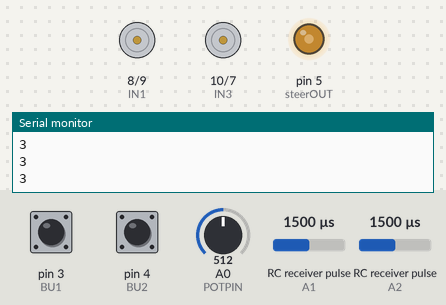
Simulated run of this sketch. Board: Arduino Uno, built with avr-gcc and run on an emulated ATmega328P. Parts: motor-driver pin pairs drawn as motors (green arrow = first pin HIGH = forward, orange = second pin HIGH = backward, longer = more drive, scaled by the enable pin), output pins drawn as LEDs (lit = HIGH), the last lines printed to the serial monitor. Wiring (inferred from the names in the program): 2 × RC receiver channel: data A1 / data A2. Inputs (shaded band) come from the test bench; at power-on: RC receiver pulse (sensors on A2, A1) 1500 µs, pin 3 (BU1) HIGH, pin 4 (BU2) HIGH, A0 (POTPIN) = 512.

Above: at 1.2 s.
1.3 s: RC receiver pulse (sensor on A2) set to 1416 µs
2.8 s: RC receiver pulse (sensor on A2) set to 1386 µs
At 3.8 s:
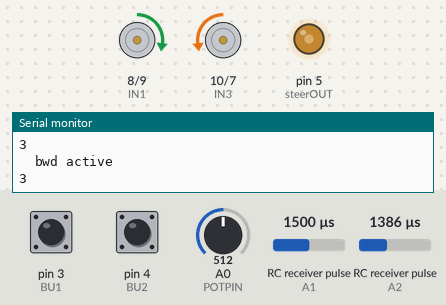
4.3 s: RC receiver pulse (sensor on A1) set to 1482 µs
5.8 s: RC receiver pulse (sensor on A1) set to 1456 µs
At 7.0 s:
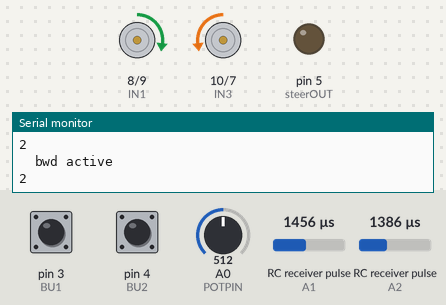
7.3 s: RC receiver pulse (sensor on A2) set to 1500 µs
At 7.6 s:
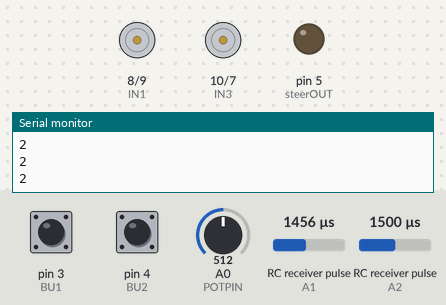
8.8 s: RC receiver pulse (sensor on A1) set to 1500 µs
At 9.5 s:
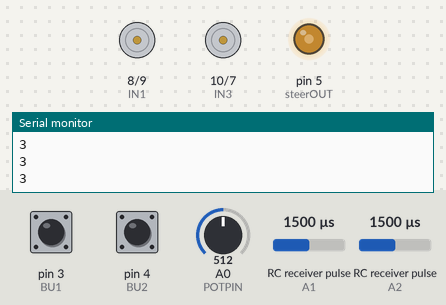
Timing chart, 0 to 11.3 s (numbered marks = the images above; inputs shaded):
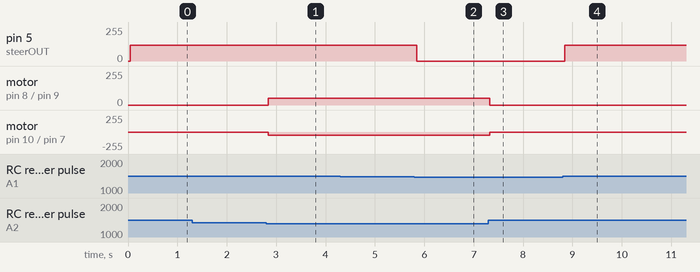

Measured:
- the behaviour switches between 1399 and 1398 µs on RC receiver pulse (sensor on A2) (found by bisection; images 0 and 1)
- the behaviour switches between 1469 and 1468 µs on RC receiver pulse (sensor on A1) (found by bisection; images 1 and 2)
- after the input at 2.8 s, motor on pin 8 (IN1) / pin 9 (IN2): stopped → forward 50/255 at once; motor on pin 10 (IN3) / pin 7 (IN4): stopped → backward 50/255 at once
- after the input at 5.8 s, pin 5 (steerOUT): 120/255 → 0/255 at once
- after the input at 7.3 s, motor on pin 8 (IN1) / pin 9 (IN2): forward 50/255 → stopped at once; motor on pin 10 (IN3) / pin 7 (IN4): backward 50/255 → stopped at once
- after the input at 8.8 s, pin 5 (steerOUT): 0/255 → 120/255 at once

The sketch:

ProtoV2.ino
```cpp
/*

  M1:
  IN1 = 8, IN2 = 9
  EN1 = 6
  M2:
  EN2 = 11
  IN3 = 10, IN4 = 7
*/

//M1:
#define IN1 8
#define IN2 9
#define EN1 6

//M2:
#define IN3 10
#define IN4 7
#define EN2 11

#define BU1 3
#define BU2 4

#define FORWARD 1
#define BACKWARD 2

#define CH1 A1
#define CH2 A2
#define POTPIN A0

#define steerOUT 5


int speed = 50;

int ch1;
int ch2;

boolean Bu1 = digitalRead(BU1);
boolean Bu2 = digitalRead(BU2);

int steerval;    // variable to read the value from the analog pin

void change_direc (bool direct) {
  if ((direct == HIGH || direct == LOW)) {

    digitalWrite(IN1, !direct);
    digitalWrite(IN2, direct);
    digitalWrite(IN3, direct);
    digitalWrite(IN4, !direct);
  }
}


void run_motors (int speed, int direc) {
  analogWrite(EN1, speed);
  analogWrite(EN2, speed);

  if (direc == 1) {
    Serial.println("  fwd active  ");
    change_direc(HIGH); //forward
  }

  else if (direc == 2) {
    Serial.println("  bwd active  ");
    change_direc(LOW); //backward

  }
}

void motor_off () {
  analogWrite(EN1, 0);
  analogWrite(EN2, 0);
}

void setup() {
  Serial.begin(115200); // Pour a bowl of Serial

  pinMode(IN1, OUTPUT);
  pinMode(IN2, OUTPUT);
  pinMode(EN1, OUTPUT);

  pinMode(IN3, OUTPUT);
  pinMode(IN4, OUTPUT);
  pinMode(EN2, OUTPUT);

  pinMode(CH1, INPUT);
  pinMode(CH2, INPUT);

  pinMode(BU1, INPUT_PULLUP);
  pinMode(BU2, INPUT_PULLUP);

  pinMode(steerOUT, OUTPUT);

}

void loop() {

  ch1 = pulseIn(CH1, HIGH, 25000);
  delay(12);  ch2 = pulseIn(CH2, HIGH, 25000);

  int steermap = map((analogRead(POTPIN)), 0, 1023, 0, 180); // scale it to use it with the servo (value between 0 and 180)
  steerval = analogRead(POTPIN);
  //  Serial.print("Bu1:");Serial.print(Bu1);
  //  Serial.print("  Bu2:");Serial.println(Bu2);

  //    Serial.print("Chan 1:"); Serial.println(ch1);
  //  Serial.print("  Chan 2:"); Serial.println(ch2);
  //  Serial.print("angle"); Serial.println(steerval);

  if (ch2 > 2010) {
    run_motors(speed, FORWARD);
  }
  else if (ch2 < 1400 and ch2 != 0) {
    run_motors(speed, BACKWARD);
  }
  else if ( (Bu1 == LOW) and (Bu2 == HIGH) ) { // run fwd
    run_motors(speed, FORWARD);
  }


  else if ( (Bu2 == LOW) and (Bu1 == HIGH) ) { // run back
    run_motors(speed, BACKWARD);
  }

  else { //run idle
    motor_off();
  }

  int d = 3;


  if (ch1 > 2000) {
    analogWrite(steerOUT, 255);
    d = 1;
    //Serial.println("1");
  }
  else if (ch1 < 1470 /*and ch1 != 0*/) {
    analogWrite(steerOUT, 0);
    d = 2;
    //Serial.println("2");
  }
  //else {
  //analogWrite(steerOUT, 120);
  //Serial.println("3");
  //}
  else {
    analogWrite(steerOUT, 120);
  }
  Serial.println(d);


  //  else if ((steermap < 70 or steermap > 120) and ((ch1 > 1677) or (ch1 < 1725))) {
  //    if (steerval > 700) {
  //      analogWrite(steerOUT, 255);
  //      Serial.println("1_____");
  //    }
  //    else if (steerval < 300) {
  //      analogWrite(steerOUT, 0);
  //      Serial.println("2_____");
  //    }
  //    else {
  //      analogWrite(steerOUT, 120);
  //      Serial.println("3_____");
  //
  //    }
  //  }
}
```
